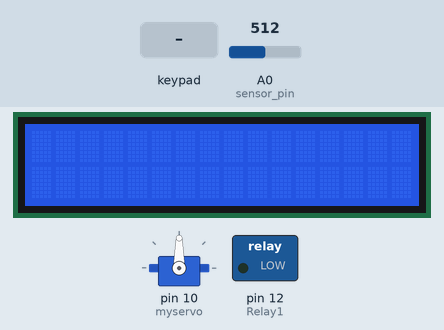
Simulated run of this sketch. Board: Arduino Uno, built with avr-gcc and run on an emulated ATmega328P. Shown: servo, 16×2 character LCD, switched loads named in the sketch (green lamp = pin HIGH). Inputs (shaded band) come from the test bench; at power-on: A0 (sensor_pin) = 512. The local clock reads 2024-03-15 10:24:30 at power-on unless the sketch sets it; what the sketch prints to the serial monitor is not drawn.

Above: at 1.2 s.
1.3 s: key 'B' pressed
At 4.1 s:
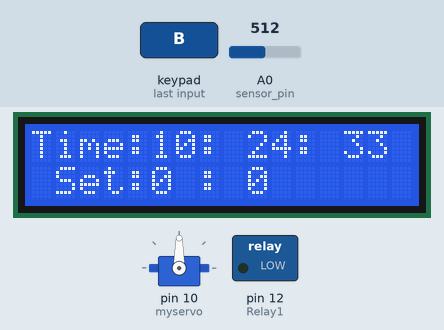
4.3 s: key 'C' pressed
At 4.9 s:
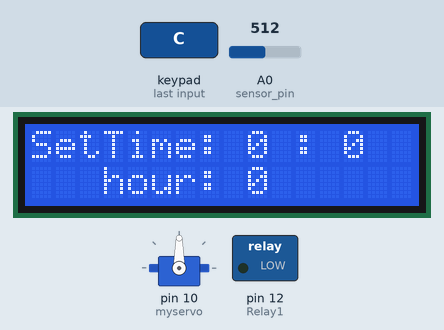
6.1 s: key 'A' pressed
At 6.9 s:
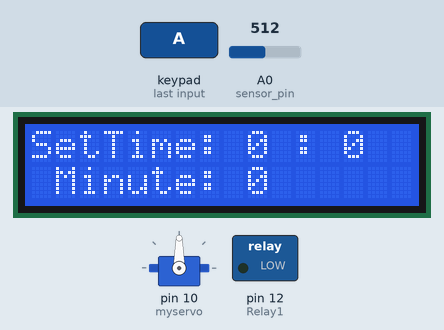
7.8 s: key 'D' pressed
At 8.9 s:
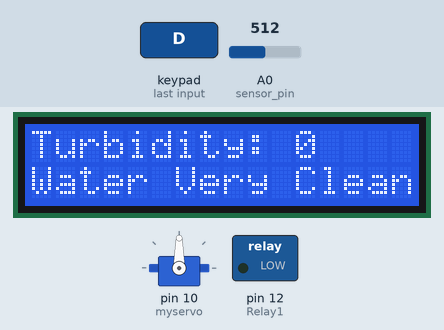
Timing chart, 0 to 10.4 s (numbered marks = the images above; inputs shaded):
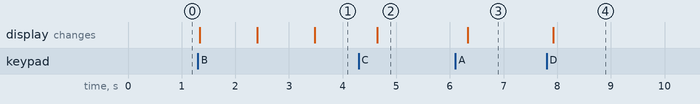

Measured:
- after the input at 1.3 s, the display: first changes at once (image 1 shows a later state)
- after the input at 4.3 s, the display: changes after 0.35 s (image 2)
- after the input at 6.1 s, the display: changes after 0.23 s (image 3)
- after the input at 7.8 s, the display: changes after 0.12 s (image 4)

The sketch:

test8.ino
```cpp
#include <Keypad.h>
#include <LiquidCrystal_I2C.h>
#include "Wire.h"
#include "SPI.h"  // not used here, but needed to prevent a RTClib compile error
#include "RTClib.h"
#include <Servo.h>
#define sensor_pin A0
Servo myservo;
RTC_DS3231 RTC;
LiquidCrystal_I2C lcd(0x27,16,2);
int read_ADC;
int ntu;
const byte ROWS = 4; //four rows
const byte COLS = 4; //three columns
char keys[ROWS][COLS] = {
  {'1', '2', '3', 'A'},
  {'4', '5', '6', 'B'},
  {'7', '8', '9', 'C'},
  {'*', '0', '#', 'D'}
};
byte rowPins[ROWS] = {9, 8, 7, 6};
byte colPins[COLS] = {5, 4, 3, 2};
Keypad keypad = Keypad( makeKeymap(keys), rowPins, colPins, ROWS, COLS );
int Relay1 = 12;
int mode = 0;
int Num1,Num2,Number;
int H;
int M;
int S;
char key,action;
boolean Mi = false;
boolean B = false;
boolean C = false;
boolean D = false;
boolean result = false;

void setup(){
  Serial.begin(9600);
  pinMode(sensor_pin, INPUT);
  myservo.attach(10);
  Wire.begin();
  RTC.begin();
  // ตั้งเวลาเตือนให้เอา // ข้างหน้า RTC.adjust ออก
  //RTC.adjust(DateTime(__DATE__, __TIME__));
  if (! RTC.isrunning()) {
    Serial.println("RTC is NOT running!");
    // following line sets the RTC to the date & time this sketch was compiled
    RTC.adjust(DateTime(__DATE__, __TIME__));
  }
  DateTime now = RTC.now();
  pinMode(Relay1, OUTPUT);
  lcd.init();
  lcd.backlight();
}

void loop(){
  DateTime now = RTC.now();
  key = keypad.getKey();
  H = now.hour();
  M = now.minute();
  S = now.second();
  if (key == 'B'){
      B = true;
      C = false;
      D = false;
  }
  if (key == 'C'){
      C = true;
      B = false;
      D = false;
  }
  if (key == 'D'){
      B = false;
      C = false;
      D = true;
  }
    if (B == true){
      Time();
  }
  if (C == true){
      SetTime();
  }
  if (D == true){
      Water();
  }
  if (Num1 == H && Num2== M){
    myservo.write(150);
    delay(1000);
    myservo.write(180);
    delay(1000);
  }
  else if (Num1 == H && Num2== M && S > 10){
    myservo.write(0);
  }
  if (key != NO_KEY){
  Serial.println(Number);
  }
}
void Time(){
  DateTime now = RTC.now();
  key = keypad.getKey();
  lcd.clear();
  lcd.setCursor(0, 0);
  lcd.print("Time: ");
  lcd.setCursor(5, 0);
  lcd.print(now.hour(), DEC);
  lcd.setCursor(7, 0);
  lcd.print(':');
  lcd.setCursor(9, 0);
  lcd.print(now.minute(), DEC);
  lcd.setCursor(11, 0);
  lcd.print(':');
  lcd.setCursor(13, 0);
  lcd.print(now.second(), DEC);

  lcd.setCursor(1, 1);
  lcd.print("Set: ");
  lcd.setCursor(5, 1);
  lcd.print(Num1);
  lcd.setCursor(7, 1);
  lcd.print(':');
  lcd.setCursor(9, 1);
  lcd.print(Num2);
  delay(500);
  }


void SetTime(){
  Keypads();
  lcd.clear();
  lcd.setCursor(0, 0);
  lcd.print("SetTime: ");
  lcd.setCursor(9, 0);
  lcd.print(Num1);
  lcd.setCursor(11, 0);
  lcd.print(':');
  lcd.setCursor(13, 0);
  lcd.print(Num2);

  if (key == 'A'){
      Mi = true;
  }
  if (key=='*'){
      Mi = false;
  }
  if(Mi == true){
    lcd.setCursor(1, 1);
    lcd.print("Minute: ");
    lcd.print(Number);
  }
  if(Mi == false){
    lcd.setCursor(3, 1);
    lcd.print("hour: ");
    lcd.setCursor(9, 1);
    lcd.print(Number);
  }
  delay(500);

}

void Water(){
    read_ADC = analogRead(sensor_pin);
    if(read_ADC>208)read_ADC=208;

    ntu = map(read_ADC, 0, 208, 300, 0);

    lcd.setCursor(0,0);
    lcd.print("Turbidity: ");
    lcd.print(ntu);
    Serial.println(ntu);
    lcd.print("  ");

    lcd.setCursor(0,1);
    if(ntu<10)            lcd.print("Water Very Clean");
    if(ntu>=10 && ntu<30) lcd.print("Water Norm Clean");
    if(ntu>=30)           lcd.print("Water Very Dirty");

delay(200);}
void Keypads()
{
    if (key=='*') {
    Number=Num1=Num2=0; result=false;
    lcd.clear();
    }
    if (key == '1'){
    if (Number==0)
    Number=1;
    else
    Number = (Number*10) + 1;
    }
    if (key == '4'){
    if (Number==0)
    Number=4;
    else
    Number = (Number*10) + 4;
    }
    if (key == '7'){
    if (Number==0)
    Number=7;
    else
    Number = (Number*10) + 7;
    }
    if (key == '0'){
    if (Number==0)
    Number=0;
    else
    Number = (Number*10) + 0;
    }
    if (key == '2'){
    if (Number==0)
    Number=2;
    else
    Number = (Number*10) + 2;
    }
    if (key == '5'){
    if (Number==0)
    Number=5;
    else
    Number = (Number*10) + 5;
    }
    if (key == '8'){
    if (Number==0)
    Number=8;
    else
    Number = (Number*10) + 8;
    }
    if (key == '#'){
    Num2=Number;
    result = true;
    }
    if (key == '3'){
    if (Number==0)
    Number=3;
    else
    Number = (Number*10) + 3;
    }
    if (key == '6'){
    if (Number==0)
    Number=6;
    else
    Number = (Number*10) + 6;
    }
    if (key == '9'){
    if (Number==0)
    Number=9;
    else
    Number = (Number*10) + 9;
    }
    if (key == 'A' || key == 'B' || key == 'C'|| key == 'D'){
    Num1 = Number;
    Number =0;
    delay(100);
    }

}
```
